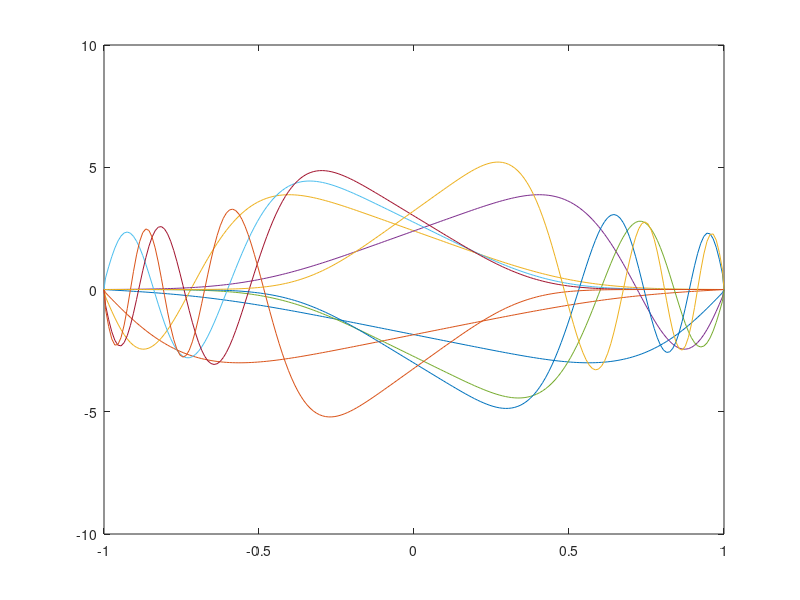
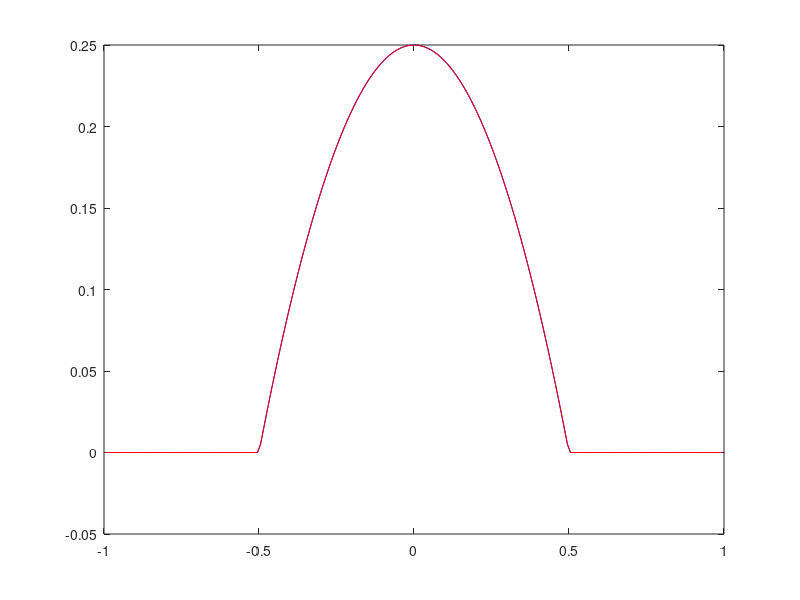

Source code (MATLAB) for these figures, in order:
function SLv1

% solves (py')' + qy = -\lambda uy, 0-D BC
% Tested for Airy's SOV

n = 200; k = n-2; a = -1; b = 1; dx = (b-a)/n;
x = linspace(a,b,n+1)'; v = x(1:end-1) + dx/2;
X = kron([a;v;b], ones(1,k)); 

mm = 3;
p = @(x)  ones(size(x));
q = @(x)  zeros(size(x));
u = @(x)  x.^mm; 

Dinn = spdiags(kron([-1 1],ones(n+1,1)),-1:0, n+1, n)   / dx;
Dout = spdiags(kron([-1 1],ones(n+1,1)), 0:1, n,   n+1) / dx;
P    = spdiags(p(x),    0, n+1, n+1);
Q    = spdiags(q(v),    0, n,   n);
UI   = spdiags(1./u(v), 0, n,   n);
L    = UI * (Dout * P * Dinn + Q);

[V,D]       = eigs(-L,k,'sm');
lam         = diag(D)';
[~, ndx]    = sort(abs(lam));
lam         = lam(ndx);
V           = V(:,ndx);
snrm        = diag(V'*(X(2:end-1,:).^mm.*V)*dx);
s           = sign(snrm);
nrm         = sqrt(abs(snrm));
V           = V * diag(1./nrm); 

Y = [zeros(1,k); V ;zeros(1,k)];
figure(1); plot(X(:,1:10),Y(:,1:10)); ylim([-10,10]);

[lam(1:6)]

% Test: expand f by efncts w/weighted signed-norm, compare
f = @(x)  (1/4 - x.^2).*(x>-1/2).*(x<1/2);
% f = @(x)  (x>-1/2).*(x<1/2);


c = s .* (f(v)'*(X(2:end-1,:).^mm.*V*dx))';
w = V*c;

figure(2); plot(v,f(v),'b', v,w,'r');

% % near singular frequencies
% figure(3);
% pp=find(lam<0);qq=find(lam>0);
% nnlam = -lam(pp);
% plot(1./sin(sqrt(nnlam))); 
% 
% figure(11);
% plot(X(:,pp),Y(:,pp));
% 
% figure(12);
% plot(X(:,qq),Y(:,qq));
end

